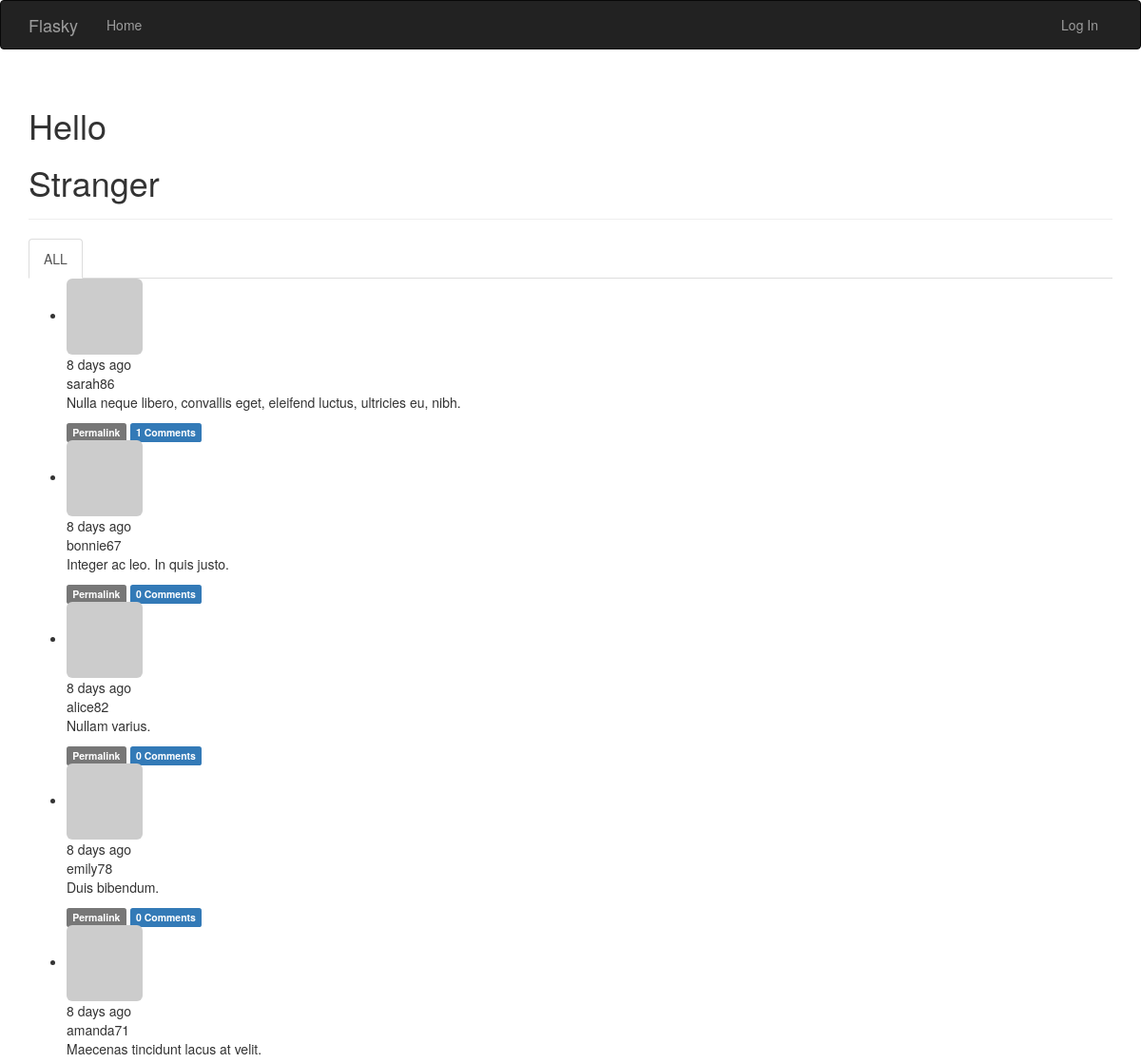
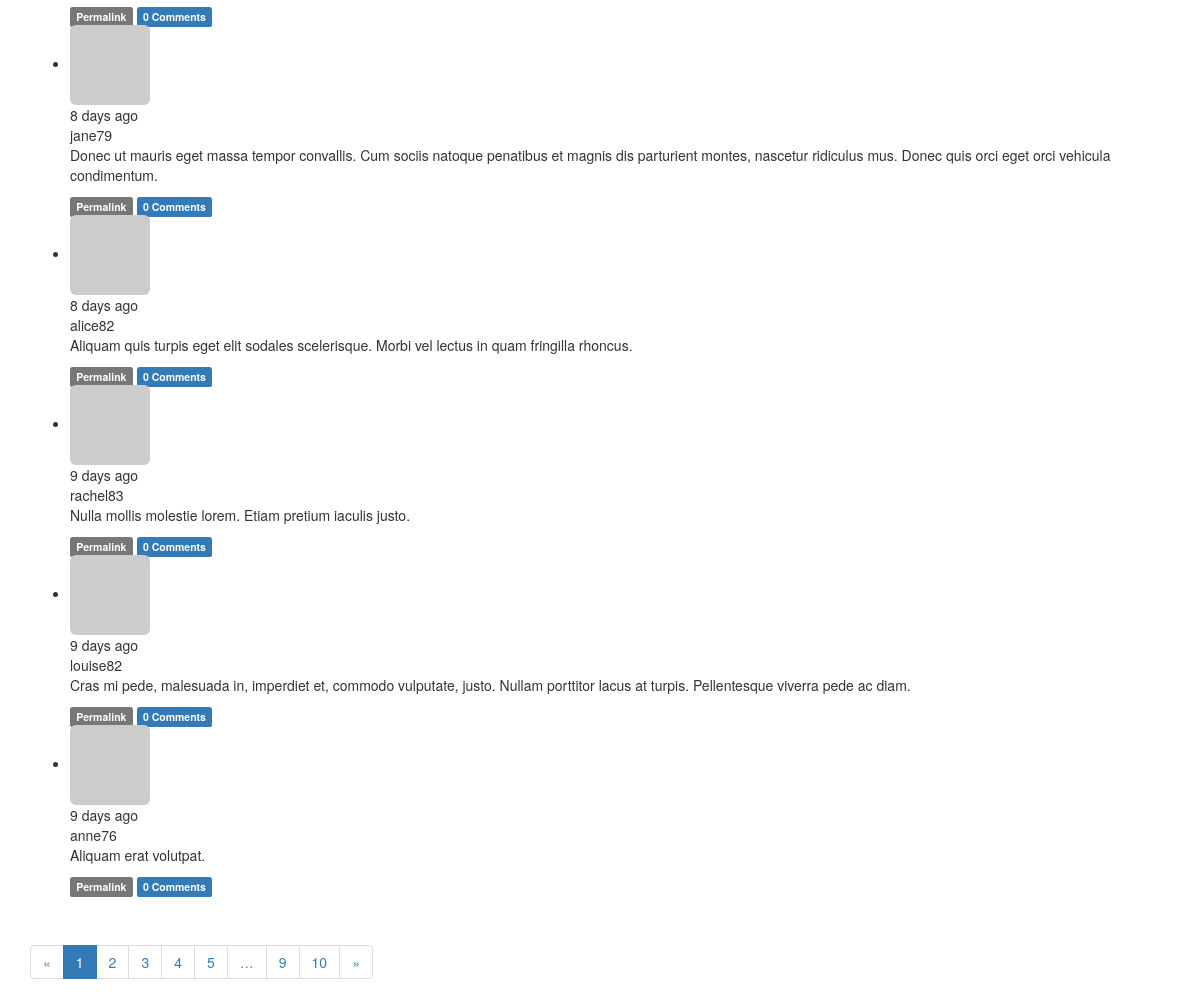
The page / on the database its author committed (2 pictures, top to bottom).
### app/models.py (models this page shows, shortened)
class Post(db.Model):
    __tablename__ = 'posts'
    id = db.Column(db.Integer,primary_key= True)
    body = db.Column(db.Text)
    timestamp = db.Column(db.DateTime,index=True,default= datetime.utcnow())
    author_id = db.Column(db.Integer,db.ForeignKey('users.id'))
    body_html = db.Column(db.Text)
    comments = db.relationship('Comment',backref='post',lazy='dynamic')

class User(db.Model,UserMixin):
    __tablename__ = 'users'
    id = db.Column(db.Integer, primary_key=True)
    email = db.Column(db.String(64),unique = True,index = True)
    username = db.Column(db.String(64), unique=True, index=True)
    role_id = db.Column(db.Integer, db.ForeignKey('roles.id'))
    password_hash = db.Column(db.String(128))
    name = db.Column(db.String(64))  #  用戶真實姓名
    location = db.Column(db.String(64))  #  用戶的地址
    about_me = db.Column(db.Text())  #  自我介紹
    member_since = db.Column(db.DateTime,default = datetime.utcnow)
    last_seen = db.Column(db.DateTime(),default = datetime.utcnow)  #  最後登錄的時間
    confirmed = db.Column(db.Boolean,default = False)
    avatar_hash = db.Column(db.String(32))
    posts = db.relationship('Post',backref='author',lazy = 'dynamic')
    followed = db.relationship('Follow',
                               foreign_keys=[Follow.followed_id],
                               backref=db.backref('follower',lazy='joined'),
                               lazy='dynamic',cascade='all,delete-orphan'
                               )
    followers = db.relationship('Follow',foreign_keys=[Follow.follower_id],
                              backref =db.backref('followed',lazy='joined'),
                              lazy ='dynamic',
                              cascade ='all,delete-orphan')
    comments = db.relationship('Comment',backref='author',lazy='dynamic')
    @property
    def password(self):
        raise AttributeError('password is not readable attribute')
    def gravatar_hash(self):
        return hashlib.md5(self.email.lower().encode('utf-8')).hexdigest()
    def gravatar(self,size = 100, default = 'identicon', rating='g'):
        if request.is_secure:
            url = 'https://secure.gravatar.com/avatar'
        else:
            url = 'https://www.gravatar.com/avtar'
        hash = self.gravatar_hash()
        return '{url}/{hash}?s={size}&d={default}&r={rating}'.format(
            url = url,hash = hash,size= size,default=default,rating=rating
        )

### app/main/views.py (the view)
@main.route('/', methods=['GET', 'POST'])
def index():
    form = PostForm()
    if current_user.can(Permission.WRITE_ARTICLES) and form.validate_on_submit():
        post = Post(body= form.body.data,author = current_user._get_current_object())
        db.session.add(post)
        db.session.commit()
        return redirect('index')
    page = request.args.get('page',1,type = int)
    show_followed = False
    if current_user.is_authenticated:
        show_followed=bool(request.cookies.get('show_followed',''))
    if show_followed:
        query = current_user.followed_posts
    else:
        query=Post.query
    pagination = query.order_by(Post.timestamp.desc()).paginate(
        page,per_page=10,error_out=False
    )
    posts = pagination.items
    return render_template('index.html',form = form,posts = posts,pagination=pagination)

### app/auth/views.py (called while the page is built)
@auth.before_app_request
def before_request():
    if current_user.is_authenticated \
        and not current_user.confirmed \
        and request.endpoint[:5] != 'auth.' \
        and request.endpoint != 'static':
        return redirect(url_for('auth.unconfirmed'))

@auth.before_app_request
def before_request():
    if current_user.is_authenticated:
        current_user.ping()
        if not current_user.confirmed \
            and request.endpoint[:5] != 'auth.':
            return redirect(url_for('auth.unconfirmed'))

### app/main/__init__.py (called while the page is built)
@main.app_context_processor
def inject_permissions():
    return dict(Permission = Permission)

### app/models.py (called while the page is built)
    def can(self,permissions):
        return False

    def is_administrator(self):
        return False

### app/templates/index.html (shortened to what this page needs)
{% extends "base.html" %}
{% import "bootstrap/wtf.html" as wtf %}
{% import "_macros.html" as macros %}
{% block page_content %}
<div class="page-header">
   <h1>Hello</h1>
    {% if current_user.is_authenticated %}
    <h1> {{ current_user.username }}</h1>
    {% else %}
    <h1>Stranger</h1>
    {% endif %}
</div>
<div class="post-tabs">
    <ul class="nav nav-tabs">
        <li {%if not show_followed%} class="active" {%endif%}><a href="{{url_for('.show_all')}}">ALL</a></li>
    </ul>
    {%include '_posts.html'%}
</div>
{%if pagination%}
<div class="pagination">
    {{macros.pagination_widget(pagination,'.index')}}
</div>
{%endif%}
{%endblock%}

### app/templates/base.html (shortened to what this page needs)
{% extends "bootstrap/base.html" %}
{% block head %}
{{ super() }}
{% endblock %}
{% block navbar %}
<div class="navbar navbar-inverse" role="navigation">
    <div class="container">
        <div class="navbar-header">
            <a class="navbar-brand" href="/">Flasky</a>
        </div>
        <div class="navbar-collapse collapse">
            <ul class="nav navbar-nav">
                <li><a href="/">Home</a></li>
            </ul>
            <ul class = "nav navbar-nav navbar-right">
                {% if current_user.is_authenticated %}
                <li class="dropdown">
                    <a href="#" class="dropdown-toggle" data-toggle="dropdown">
                        <img src="/static/199.jpg" height="18" width="18">
                        Account <b class="caret"></b>
                    </a>
                    <ul class="dropdown-menu">
                        <li><a href="{{ url_for('auth.change_password') }}">Change Password</a></li>
                        <li><a href="{{ url_for('auth.change_email_request') }}">Change Email</a></li>
                        <li><a href="{{ url_for('auth.change_username_request') }}">Change Name</a></li>
                        <li><a href="{{ url_for('auth.logout') }}">Log Out</a></li>
                    </ul>
                </li>
                {% else %}
                <li><a href="{{ url_for('auth.login') }}">Log In</a></li>
                {% endif %}
            </ul>
        </div>
    </div>
</div>
{% endblock %}
{% block content %}
<div class="container">
    {% block page_content %}{% endblock %}
</div>
{% endblock %}

### app/templates/_macros.html
{% macro pagination_widget(pagination,endpoint)%}
<ul class = "pagination">
    <li {% if not pagination.has_prev%} class = "disabled"{%endif%}>
        <a href="{% if pagination.has_prev %}{{url_for(endpoint,page = pagination.page-1,**kwargs)}}{%else%}#{%endif%}">
            &laquo;
        </a>
    </li>
    {%for p in pagination.iter_pages()%}
        {%if p %}
            {% if p == pagination.page %}
            <li class = "active">
                <a href="{{url_for(endpoint,page = p,**kwargs)}}">{{p}}</a>
            </li>
            {%else%}
            <li>
                <a href="{{url_for(endpoint,page=p,**kwargs)}}">{{p}}</a>
            </li>
            {%endif%}
        {%else%}
        <li class = "disabled"><a href = "#">&hellip;</a></li>
        {%endif%}
    {%endfor%}
    <li {% if not pagination.has_next %} class = "disabled"{%endif%}>
        <a href="{%if pagination.has_next%}{{url_for(endpoint,page=pagination.page+1,**kwargs)}}{%else%}#{%endif%}">
            &raquo;
        </a>
    </li>
</ul>
{%endmacro%}

### app/templates/_posts.html (shortened to what this page needs)
<ul class="posts">
    {% for post in posts%}
    <li class="post">
        <div class="post-thumbnail">
            <a href="{{url_for('.user',username=post.author.username)}}">
                <img class="img-rounded profile-thumbnail" src="{{post.author.gravatar(size=40)}}">
            </a>
        </div>
        <div class="post-content">
            <div class="post-date">{{moment(post.timestamp).fromNow()}}</div>
            <div class="post-author"><a href="{{url_for('.user',username=post.author.username)}}"></a>{{post.author.username}}</div>
            <div class="post-body">
                {%if post.body_html%}
                    {{post.body_html|safe}}
                {%else%}
                    {{post.body}}
                {%endif%}
            </div>
            <div class="post-footer">
                <a href = "{{url_for('.post',id=post.id)}}">
                    <span class="label label-default">Permalink</span>
                </a>
                <a href="{{url_for('.post',id = post.id)}}#comments">
                    <span class="label label-primary">{{post.comments.count()}} Comments</span>
                </a>
            </div>
        </div>
    </li>
    {% endfor %}
</ul>

### rows shown on the page
Post: timestamp "8 days ago", author.username "sarah86", body_html "Nulla neque libero, convallis eget, eleifend luctus, ultricies eu, nibh.", comments.count "1"
Post: timestamp "8 days ago", author.username "bonnie67", body_html "Integer ac leo. In quis justo.", comments.count "0"
Post: timestamp "8 days ago", author.username "alice82", body_html "Nullam varius.", comments.count "0"
Post: timestamp "8 days ago", author.username "emily78", body_html "Duis bibendum.", comments.count "0"
Post: timestamp "8 days ago", author.username "amanda71", body_html "Maecenas tincidunt lacus at velit.", comments.count "0"
Post: timestamp "8 days ago", author.username "jane79", body_html "Donec ut mauris eget massa tempor convallis. Cum sociis natoque penatibus et magnis dis parturient montes, nascetur ridiculus mus. Donec quis orci eget orci vehicula condimentum.", comments.count "0"
Post: timestamp "8 days ago", author.username "alice82", body_html "Aliquam quis turpis eget elit sodales scelerisque. Morbi vel lectus in quam fringilla rhoncus.", comments.count "0"
Post: timestamp "9 days ago", author.username "rachel83", body_html "Nulla mollis molestie lorem. Etiam pretium iaculis justo.", comments.count "0"
Post: timestamp "9 days ago", author.username "louise82", body_html "Cras mi pede, malesuada in, imperdiet et, commodo vulputate, justo. Nullam porttitor lacus at turpis. Pellentesque viverra pede ac diam.", comments.count "0"
Post: timestamp "9 days ago", author.username "anne76", body_html "Aliquam erat volutpat.", comments.count "0"

### other values the page prints
{{ p }} "1"
{{ p }} "2" "3" "4" "5" "9" "10"
